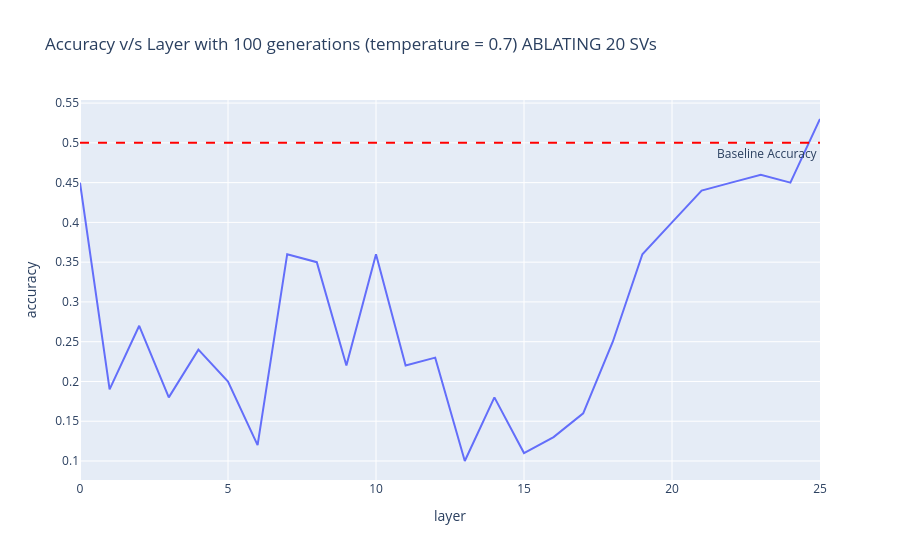

Notebook cell for this chart:
### Code cell
import plotly.express as px

fig = px.line(df_4, x="layer", y="accuracy",
              title="Accuracy v/s Layer with 100 generations (temperature = 0.7) ABLATING 20 SVs")

fig.add_hline(y=0.50, line_dash="dash", line_color="red",
              annotation_text="Baseline Accuracy", annotation_position="bottom right")

fig.show()

### Figure 1 — Plotly figure (JSON) as saved in the notebook; plotly's stock layout.template omitted (floating-point values rounded to 4 significant figures)
{"data": [{"hovertemplate": "layer=%{x}<br>accuracy=%{y}<extra></extra>", "legendgroup": "", "line": {"color": "#636efa", "dash": "solid"}, "marker": {"symbol": "circle"}, "mode": "lines", "name": "", "orientation": "v", "showlegend": false, "type": "scatter", "x": [0, 1, 2, 3, 4, 5, 6, 7, 8, 9, 10, 11, 12, 13, 14, 15, 16, 17, 18, 19, 20, 21, 22, 23, 24, 25], "xaxis": "x", "y": [0.45, 0.19, 0.27, 0.18, 0.24, 0.2, 0.12, 0.36, 0.35, 0.22, 0.36, 0.22, 0.23, 0.1, 0.18, 0.11, 0.13, 0.16, 0.25, 0.36, 0.4, 0.44, 0.45, 0.46, 0.45, 0.53], "yaxis": "y"}], "layout": {"annotations": [{"showarrow": false, "text": "Baseline Accuracy", "x": 1, "xanchor": "right", "xref": "x domain", "y": 0.5, "yanchor": "top", "yref": "y"}], "legend": {"tracegroupgap": 0}, "shapes": [{"line": {"color": "red", "dash": "dash"}, "type": "line", "x0": 0, "x1": 1, "xref": "x domain", "y0": 0.5, "y1": 0.5, "yref": "y"}], "title": {"text": "Accuracy v/s Layer with 100 generations (temperature = 0.7) ABLATING 20 SVs"}, "xaxis": {"anchor": "y", "domain": [0, 1], "title": {"text": "layer"}}, "yaxis": {"anchor": "x", "domain": [0, 1], "title": {"text": "accuracy"}}}}
